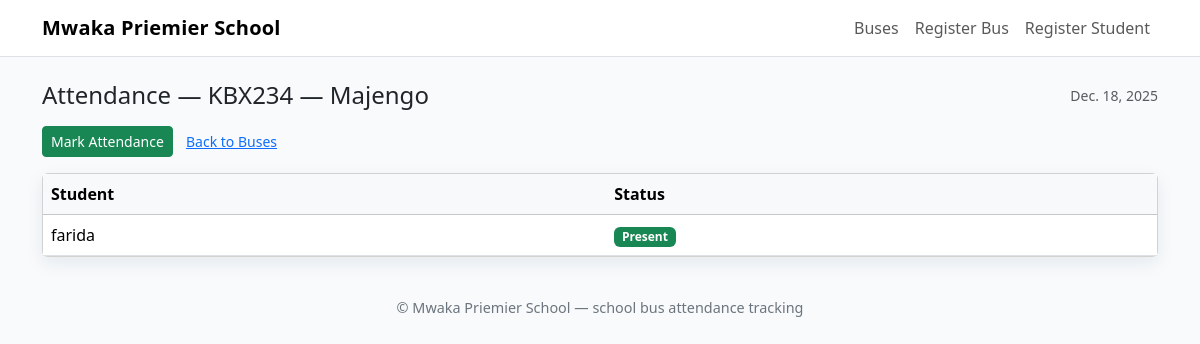
Screenshot of /buses/6/attendance/ with the database file from the repository.
### busapp/models.py (models this page shows, shortened)
class Bus(models.Model):
    bus_number = models.CharField(max_length=10)
    route = models.CharField(max_length=100)
    capacity = models.IntegerField()

class Attendance(models.Model):
    student = models.ForeignKey(Student, on_delete=models.CASCADE)
    date = models.DateField(default=timezone.now)
    present = models.BooleanField(default=True)

class Student(models.Model):
    name = models.CharField(max_length=100)
    grade = models.CharField(max_length=10)
    bus = models.ForeignKey(Bus, on_delete=models.CASCADE, related_name='students')

### busapp/views.py (the view)
# urls.py: path('buses/<int:bus_id>/attendance/', views.bus_attendance, name='bus_attendance'),
def bus_attendance(request, bus_id):
    bus = get_object_or_404(Bus, id=bus_id)
    students = bus.students.all()
    today = date.today()
    attendance_data = []
    for student in students:
        attendance = Attendance.objects.filter(student=student, date=today).first()
        attendance_data.append({
            'student': student,
            'present': attendance.present if attendance else None,
        })
    return render(request, 'busapp/bus_attendance.html', {
        'bus': bus,
        'attendance_data': attendance_data,
        'today': today
    })

### busapp/templates/busapp/bus_attendance.html (shortened to what this page needs)
{% extends 'busapp/base.html' %}
{% block content %}
  <div class="d-flex justify-content-between align-items-center mb-3">
    <h4 class="mb-0">Attendance — {{ bus.bus_number }} — {{ bus.route }}</h4>
    <small class="text-muted">{{ today }}</small>
  </div>
  <div class="mb-3">
    <a class="btn btn-sm btn-success" href="{% url 'mark_attendance' bus.id %}">Mark Attendance</a>
    <a class="btn btn-sm btn-link" href="{% url 'bus_list' %}">Back to Buses</a>
  </div>
  <div class="card card-shadow">
    <div class="card-body p-0">
      <table class="table mb-0">
        <thead class="table-light">
          <tr><th>Student</th><th>Status</th></tr>
        </thead>
        <tbody>
          {% for record in attendance_data %}
            <tr>
              <td>{{ record.student.name }}</td>
              <td>
                {% if record.present == True %}
                  <span class="badge bg-success">Present</span>
                {% elif record.present == False %}
                  <span class="badge bg-danger">Absent</span>
                {% else %}
                  <span class="text-muted">Not Marked</span>
                {% endif %}
              </td>
            </tr>
          {% empty %}
            <tr><td colspan="2" class="text-center py-3">No attendance records found.</td></tr>
          {% endfor %}
        </tbody>
      </table>
    </div>
  </div>
{% endblock %}

### busapp/templates/busapp/base.html (style rules this page uses)
body { background:#f8fafc; }
.card-shadow { box-shadow: 0 6px 18px rgba(18, 38, 63, 0.08); }

### rows the page displays
Bus: bus_number "KBX234", route "Majengo"
Attendance: date "Dec. 18, 2025"
Student: student.name "farida"
